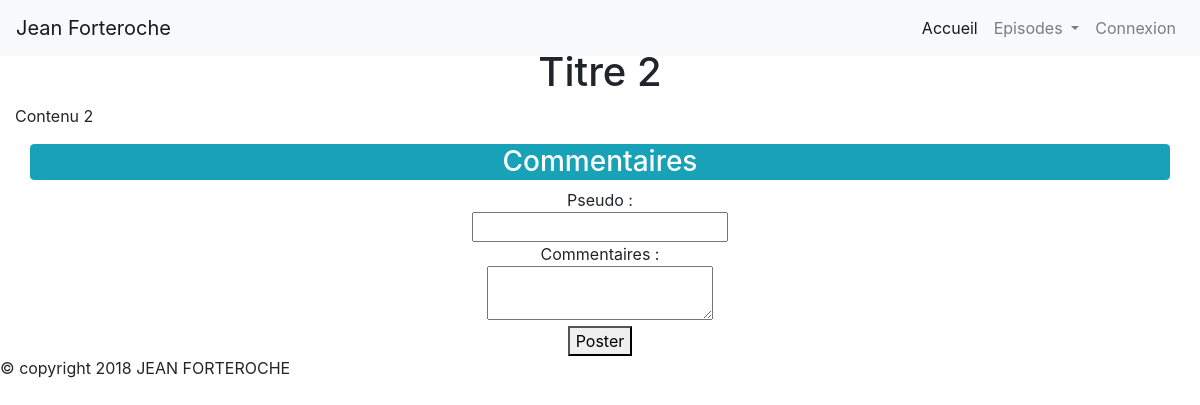
Page /?action=detailArticle&articleId=2 on the earlier database version.
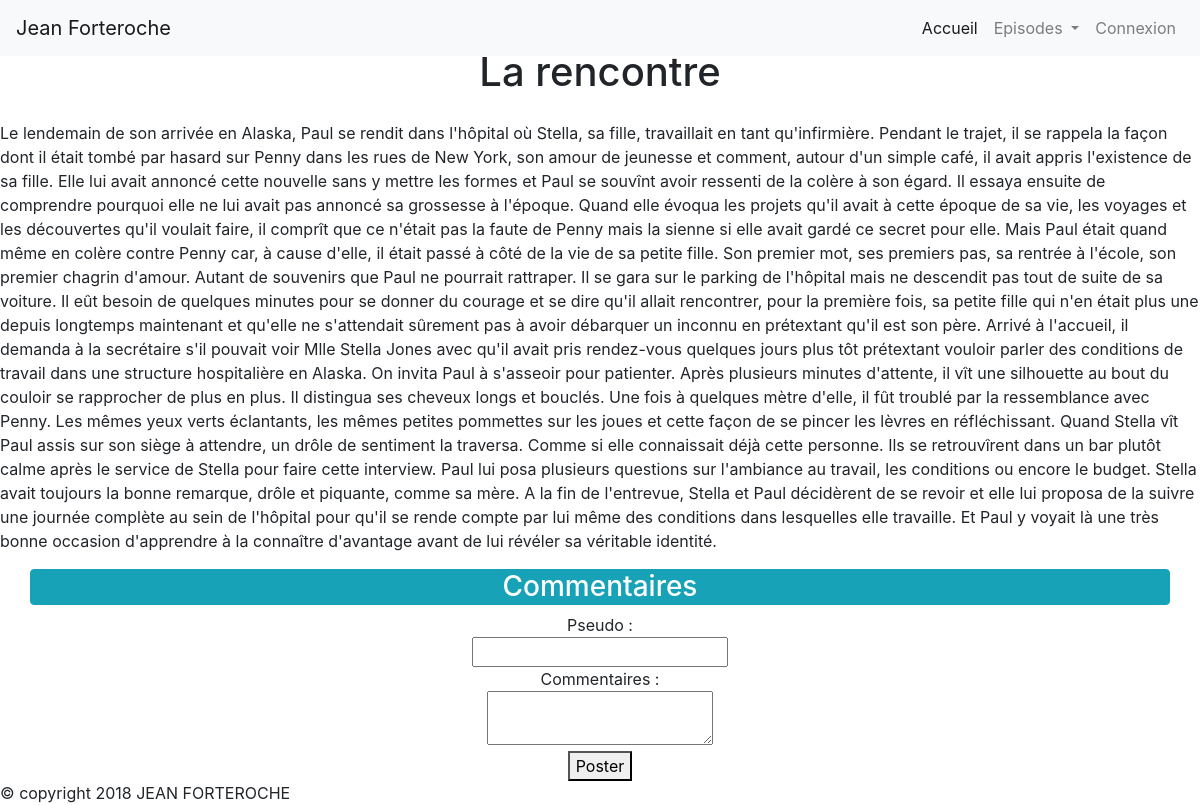
Same page on the later database version.
### tables this page shows
CREATE TABLE IF NOT EXISTS `article` (
  `id` int(15) AUTO_INCREMENT NOT NULL,
  `title` varchar(30) DEFAULT NULL,
  `content` text NOT NULL,
  `date_creation` date DEFAULT NULL,
  PRIMARY KEY (`id`)
);

### controller/FrontendController.php (called while the page is built, shortened)
<?php
require_once('dao/ArticleDao.php');
class FrontendController
{
    private $articleDao;
    public function __construct()
    {
        $this->articleDao = new ArticleDao();
    }
    public function displayDetailArticle($articleId)
    {
        $article = $this->articleDao->findById($articleId);
        $articles = $this->articleDao->findAll();
        require('view/detail-article.php');
    }
}

### dao/BaseDao.php (called while the page is built, shortened)
<?php
class BaseDao
{
    public function __construct()
    {
        $this->db = mysqli_connect("localhost", "root", "", "projet4");
    }
}

### dao/ArticleDao.php (called while the page is built, shortened)
<?php
require_once('model/Article.php');
require_once('BaseDao.php');
class ArticleDao extends BaseDao
{
    public function findAll()
    {
        $result = $this->db->query("SELECT * FROM article");
        $articles = array();
        while ($article = $result->fetch_object(Article::class)) {
            array_push($articles, $article);
        }
        return $articles;
    }
    public function findById($articleId)
    {
        return $this->db
            ->query('SELECT * FROM article WHERE id = ' . $articleId)
            ->fetch_object(Article::class);
    }
}

### model/Article.php (called while the page is built, shortened)
<?php
class Article
{
    private $id;
    private $title;
    private $content;
    public function getId()
    {
        return $this->id;
    }
    public function getTitle()
    {
        return $this->title;
    }
    public function getContent()
    {
        return $this->content;
    }
}

### view/detail-article.php (the view, shortened to what this page needs)
<!DOCTYPE html>
<html lang="fr">
<head>
    <?php include('templates/head.php') ?>
</head>
<body>
<?php include("templates/header.php"); ?>
<h1 class=" text-center mt-5">
    <?php echo $article->getTitle(); ?>
</h1>
<p class="col-lg-6">
    <?php echo $article->getContent(); ?>
</p>
<h3 class="text-center border border-info rounded bg-info text-white container">Commentaires</h3>
<div class="text-center">
  <form action="?action=addComment&articleId=<?php echo $article->getId(); ?>" method="post">
    Pseudo : <br/>
    <input type="text" name="author"/><br/>
    Commentaires :<br/><textarea name="comment"></textarea><br/>
    <button type="submit">Poster</button>
  </form>
</div>
<?php include("templates/footer.php"); ?>
</body>
</html>

Differences in the rows shown:
changed article: title "Titre 2" → "La rencontre"; content "Contenu 2" → "Le lendemain de son arrivée en Alaska, Paul se rendit dans l'hôpital où Stella, sa fille, travaillait en tant qu'infirmière. Pendant le trajet, il se rappela la façon dont il était tombé par hasard sur Penny dans les rues de New York, son amour de jeunesse et comment, autour d'un simple café, il avait appris l'existence de sa fille. Elle lui avait annoncé cette nouvelle sans y mettre les formes et Paul se souvînt avoir ressenti de la colère à son égard. Il essaya ensuite de comprendre pourquoi elle ne lui avait pas annoncé sa grossesse à l'époque. Quand elle évoqua les projets qu'il avait à cette époque de sa vie, les voyages et les découvertes qu'il voulait faire, il comprît que ce n'était…"
